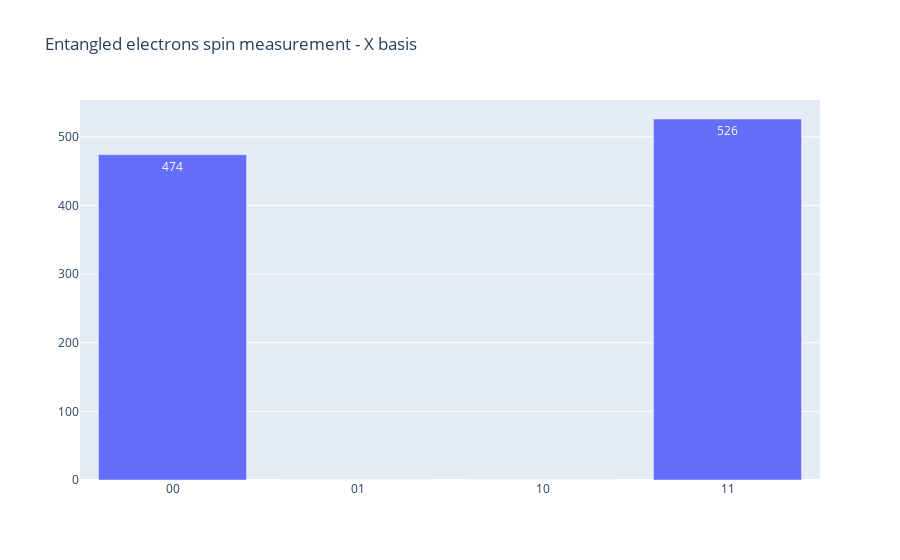

The cell this chart's notebook holds for it:
### Code cell
results = qsharp.run("Entangled(PauliX)", shots=1000)
plot(results, title="Entangled electrons spin measurement - X basis")

### Figure 1 — Plotly figure (JSON) as saved in the notebook; plotly's stock layout.template omitted (floating-point values rounded to 4 significant figures)
{"data": [{"text": ["474", "0", "0", "526"], "type": "bar", "x": ["00", "01", "10", "11"], "y": [474, 0, 0, 526]}], "layout": {"title": {"text": "Entangled electrons spin measurement - X basis"}}}
